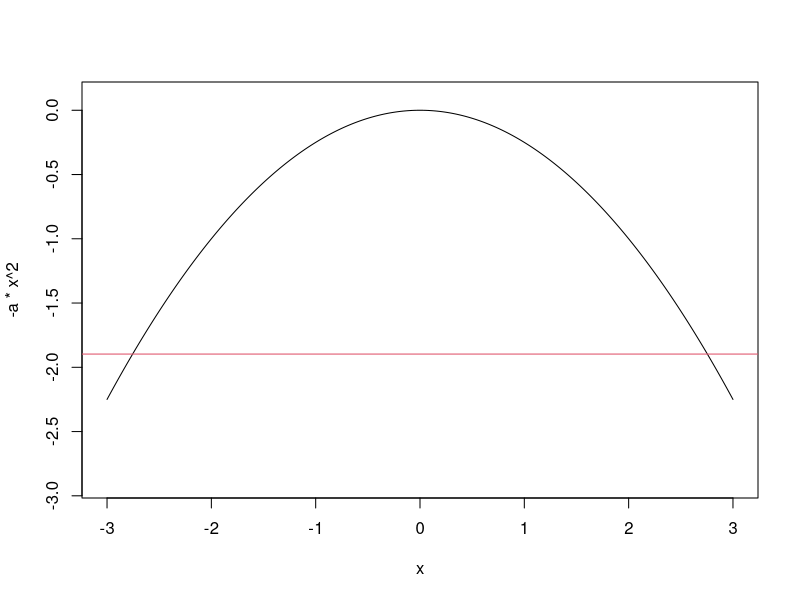
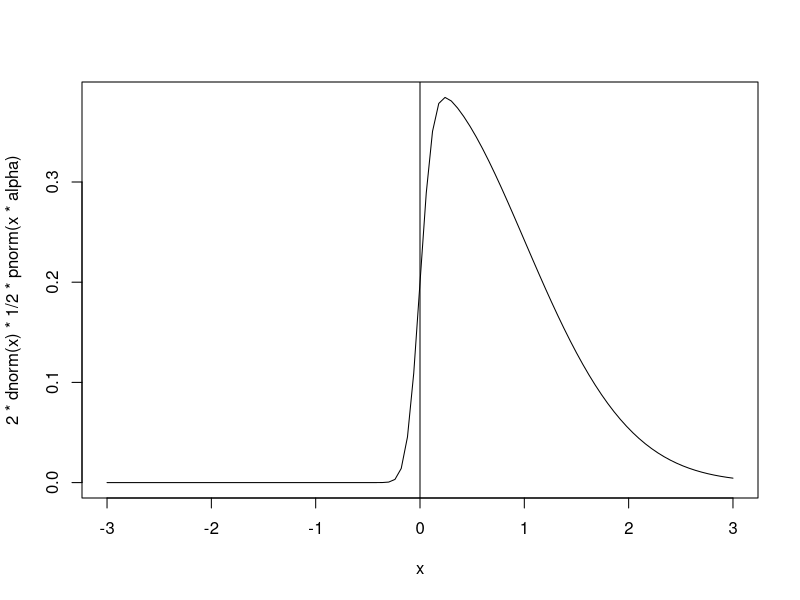
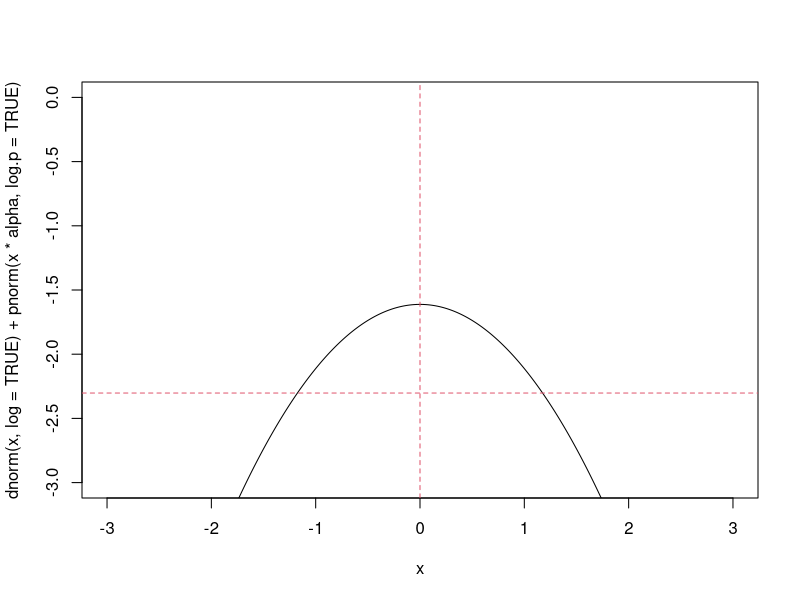

These figures' R source, in order:
# The multivariate normal density has this shape:
# exp( - (X - MU) %*% P %*% (X - MU) ) 

# Taking its log, we have
# - (X - MU) %*% P %*% (X - MU)

# So, it's just a quadratic shape.
# We must set initial values so that whithin the range of the predictor
# (X) the density goes from 0 to log(lower_similarity ~ 0.15) = -1.89712

log_simil_lower <- log(0.15)
lower_x <- -3
upper_x <- 3

s <- 2 # 0.1 o 0.2 a 20 parece bastante razonable, considerando a x en [-3, 3]
a <- 1 / s ^ 2 
curve(-a * x ^ 2, from = lower_x, to = upper_x, ylim = c(log_simil_lower - 1, 0.1),
      n = 1000)
abline(h = log_simil_lower, col = 2)





# skew normal?
# dnorm(x) * pnorm(slnat * x)
# log(dnorm(x)) + log(pnorm(alpha * x))
alpha = 10
curve(2 * dnorm(x) * 1/2 * pnorm(x * alpha), from = -3, to = 3)
abline(v = 0)

# log scale
alpha = -0
curve(dnorm(x, log = TRUE) + pnorm(x * alpha, log.p = TRUE), 
      from = -3, to = 3,
      ylim = c(-3, 0), n = 1000)
abline(v = 0, h = log(0.1), lty = 2, col = 2)


# DEFINITIVAMENTE ESTUDIAR LA POSTERIOR DE ESTOS MODELOS ME VA A AYUDAR. 

# PROBAR LA ESTIMACIÓN DE UNA NORMAL UNIVARIADA EN STAN PARA VER PROBLEMAS 
# DE CORR Y ESO. 

# LUEGO PASAR AL CASO BIVARIADO Y VER QUÉ ONDA, SI HAY PROBLEMAS. 

# LUEGO PASAR AL CASO UNIVARIADO SKEW.

# LUEGO, MULTIVARIADO SKEW.

# Betancourt tiene un blog sobre GP que está terrible:
# Ahí encuentra que la likelihood hace cualquiera y que hay que penalizarla
# para que de resultados sensatos. Probablemente lo mismo esté pasando acá.
# Incluso si quiero usar estimación puntual, necesito regularizar la likelihood,
# o sea, estimar el posterior mode.
# https://betanalpha.github.io/assets/case_studies/gaussian_processes.html#23_Fitting_A_General_Gaussian_Process_Posterior


# Funciones de stan para calcular ahí dentro las densities
# https://mc-stan.org/docs/functions-reference/multivariate-normal-distribution.html
# https://mc-stan.org/docs/functions-reference/normal-distribution.html